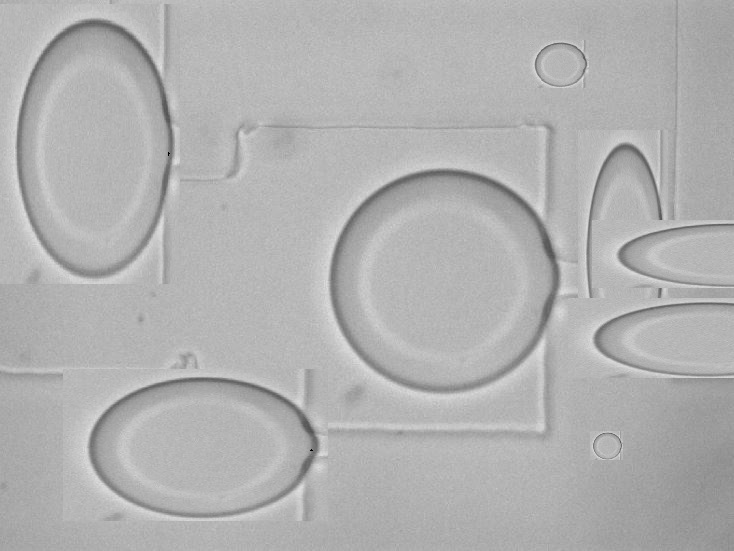
#> input picture _testcodes/외곽선을 타원형 또는 원형으로 만들어줌/det.jpg, 734 x 551 px
$ python Contour_TO_circleOrElipse.py   (older library calls are emulated)
#> lines starting #> are read from the running program, lines starting #| are printed output that depends on the picture; after the words box and inside, x2 and y2 are one past the last pixel; in counts of white or black regions, pixels touching at a corner belong together
# 윤곽선 찾기 -> 윤곽선을 원 or 타원으로 만듬

import cv2
import numpy as np

# Canny를 위한 외곽선 탐지를 위한 필터.
lower = 84
upper = 200

# 테스트할 이미지를 불러오기, img1 으로 불러오기 , img2 으로 복사 , img는 Gray로 변환.
img1 = cv2.imread('det.jpg', 1)
#> img1 is the input picture: shape (551, 734, 3); min 0, max 225, mean 177.2
img2 = img1.copy()
img = cv2.cvtColor(img1,cv2.COLOR_BGR2GRAY)

# Blur처리함.
img = cv2.GaussianBlur(img,(5, 5),0)

# 외곽선 탐지를 위해 cv2.Canny 함수를 사용. (불러온이미지, min 값, max 값)
edges = cv2.Canny(img, lower, upper)
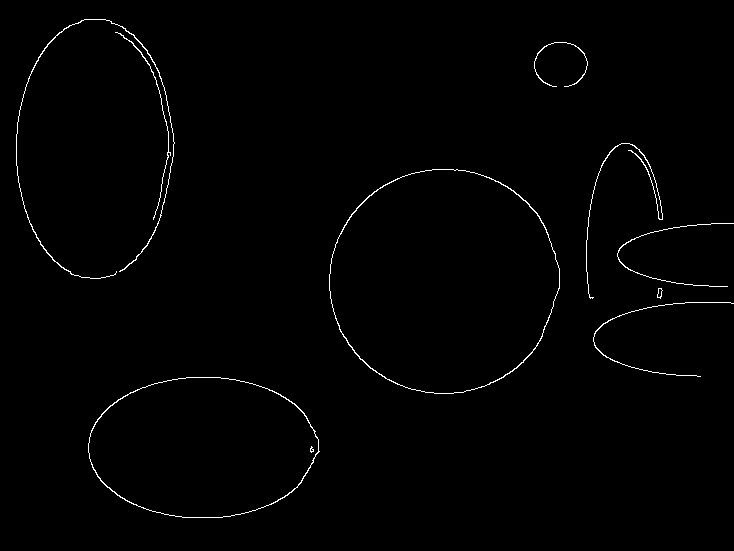
#> edges: shape (551, 734); 0.9% white in thin lines or dots, all inside (x1, y1, x2, y2) = (16, 19, 734, 518)

# 찾은 영역범위에 외곽선을 그려줌.
try:
    _, contours , _= cv2.findContours(edges, cv2.RETR_TREE, 1)
#> contours = 14 contours, 2 with area under 20; largest, box (x1, y1, x2, y2) and area: (329, 169, 560, 394) 40314, (329, 169, 560, 394) 40126, (88, 377, 320, 518) 25336, (88, 377, 319, 518) 25194, (16, 19, 175, 279) 142
except:
    contours, _ = cv2.findContours(edges, cv2.RETR_TREE, 1)

rep = cv2.drawContours(img1, contours, -1, (0,255,0), 3)
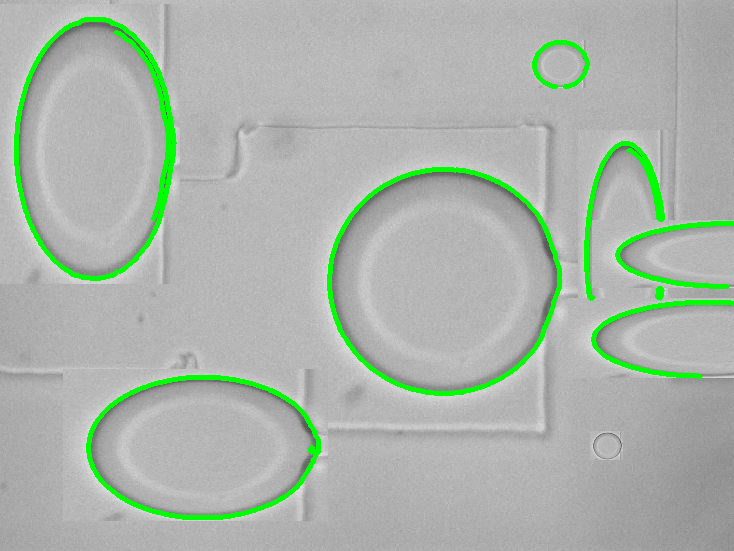
#> rep: shape (551, 734, 3); mean B, G, R 171.1, 180.9, 171.1

# 외곽선을 원형 형태로 바꾸어줌. (원 또는 타원)
for i in range(0, len(contours)):
    ellipse = cv2.fitEllipse(contours[i])
    (center, axes, orientation) = ellipse
    majoraxis_length = max(axes)
    minoraxis_length = min(axes)
    eccentricity=(np.sqrt(1-(minoraxis_length / majoraxis_length)**2))
    cv2.ellipse(img2,ellipse,(0,0,255),2)
#> this loop made 14 passes
#> (center, axes, orientation, majoraxis_length, minoraxis_length, eccentricity) on passes 1 to 11: ((202.3, 447), (140.9, 229), 89.49, 229, 140.9, 0.788), ((202.3, 447), (140.8, 227.9), 89.49, 227.9, 140.8, 0.786), ((311.4, 449.4), (3.13, 5.79), 177, 5.79, 3.13, 0.841), ((311.3, 449.7), (2.52, 3.52), 135, 3.52, 2.52, 0.7), ((705.7, 338.7), (73.87, 225), 89.75, 225, 73.87, 0.945), ((659.3, 292.8), (4.26, 11.32), 7.42, 11.32, 4.26, 0.927), ((659.3, 292.5), (4.08, 10.01), 11.39, 10.01, 4.08, 0.913), ((730.2, 254.5), (63.21, 225.8), 89.84, 225.8, 63.21, 0.96), ((443.3, 280.6), (224.3, 228.8), 75.24, 228.8, 224.3, 0.197), ((443.3, 280.6), (223.9, 228.3), 75.27, 228.3, 223.9, 0.196), ((624.3, 252), (76.44, 215.2), 0.181, 215.2, 76.44, 0.935)
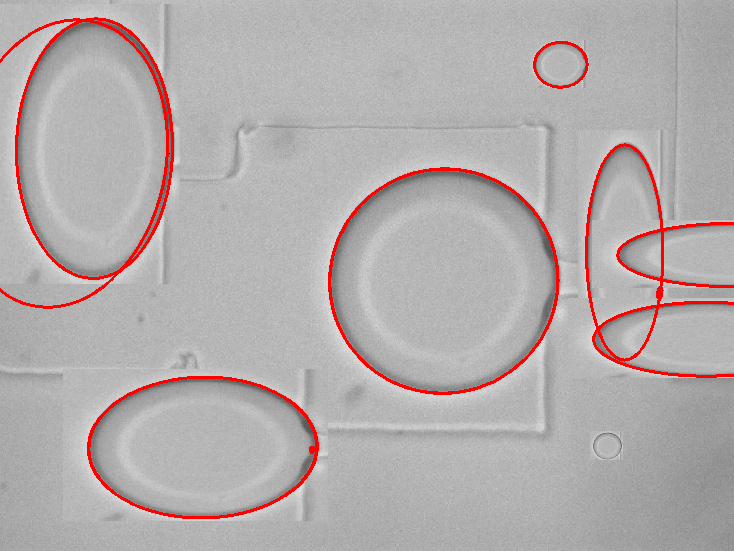
#> img2: shape (551, 734, 3); 2.8% of pixels changed, all inside (x1, y1, x2, y2) = (0, 17, 734, 519)

# 엣지 검출한것.
cv2.imshow('Edges', edges )
# 외곽선 표시한 것.
cv2.imshow('contours',rep)
# 타원으로 만든 것.
cv2.imshow('Detected ellipse', img2)

cv2.waitKey(0)
